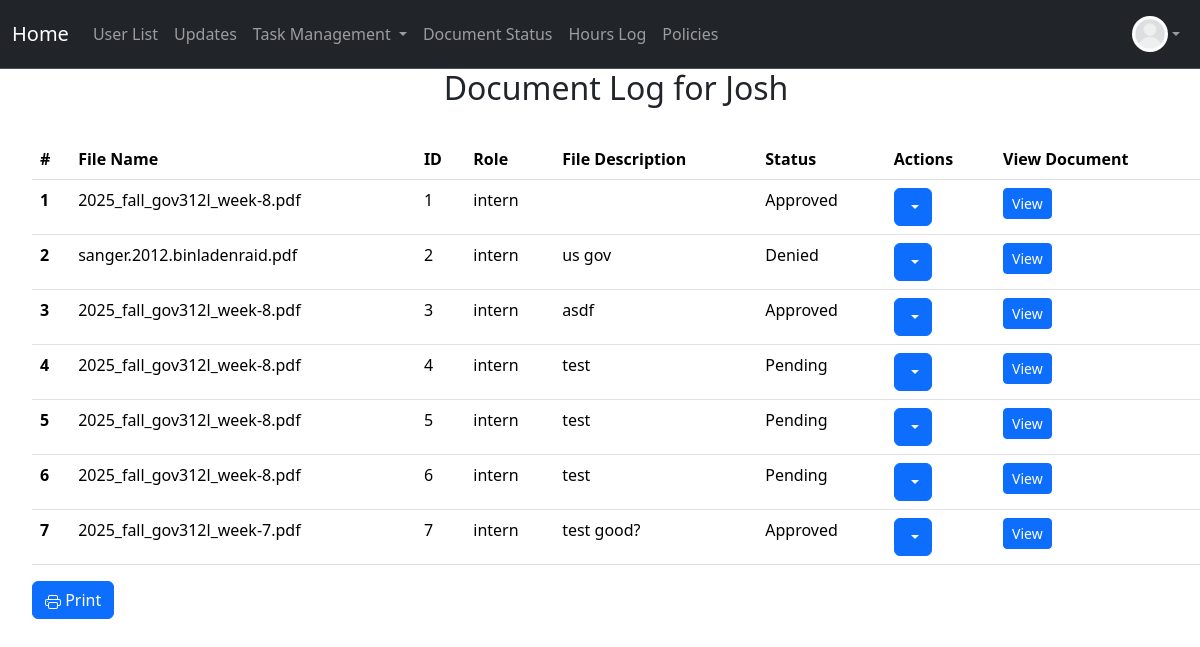
Page /specific/log/document?user_id=3 (signed in) on the earlier database version.
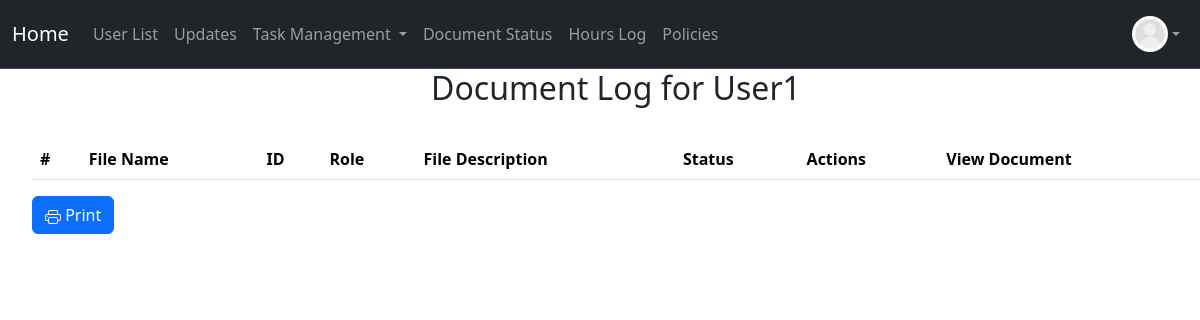
Same page on the later database version.
### project/models.py (models this page shows, shortened)
class User(db.Model, UserMixin):
    __tablename__ = 'users'
    id: Mapped[int] = mapped_column(primary_key=True)
    name: Mapped[str] = mapped_column()
    email: Mapped[str] = mapped_column(unique=True)
    address: Mapped[str] = mapped_column(default="None Provided")
    password_hash: Mapped[str] = mapped_column(db.String(128))
    date_created: Mapped[datetime] = mapped_column(DateTime, server_default=func.now())
    total_hours: Mapped[float] = mapped_column(default=0.0)
    picture: Mapped[str] = mapped_column(default="default.jpeg")
    role: Mapped[str] = mapped_column(default="user")  # "user", "volunteer", " intern", "board"
    hours: Mapped[List["Hours"]] = relationship("Hours", back_populates="user", cascade="all, delete-orphan")
    documents: Mapped[List["Document"]] = relationship("Document", back_populates="user", cascade="all, delete-orphan")

class Document(db.Model):
    __tablename__ = 'documents'
    id: Mapped[int] = mapped_column(primary_key=True)
    filename: Mapped[str] = mapped_column()
    doctype: Mapped[str] = mapped_column()
    status: Mapped[str] = mapped_column(default=("Pending"))  # "pending", "approved", "denied"
    description: Mapped[str] = mapped_column(default="No description provided")
    user: Mapped["User"] = relationship("User", back_populates="documents")
    user_id: Mapped[int] = mapped_column(db.ForeignKey('users.id'), name="fk_documents_user_id")

### app.py (the view)
@app.route("/specific/log/document", methods=["GET", "POST"])
@login_required
@permission_required('volunteer')
def specific_log_document():
    user_id = request.args.get('user_id') or request.form.get('user_id')
    from_pending = request.args.get('from_pending', type=bool, default=False)
    if from_pending:
        return redirect(url_for('pending_documents'))
    if user_id:
        user = User.query.get(user_id)
        if user:
            return render_template('specific_user_document.html', user=user)
        else:
            flash("User not found.")
            return redirect(url_for(redirect_target.get(current_user.role, "user_dashboard")))
    return render_template('specific_user_document.html', user=current_user)

### app.py (called while the page is built)
@app.context_processor
def inject_now():
    return {
        'now': datetime.now,
        'today': date.today
    }

### project/models.py (called while the page is built)
@login_manager.user_loader
def load_user(user_id):
    return User.query.get(user_id)

### project/templates/specific_user_document.html (shortened to what this page needs)
{% extends "base.html" %}
{% block content %}
    <ol>
        {% if current_user.role != "admin" and current_user.role != "board" %}
            <div class="username-header">
                <h2>Your Document Log</h2>
            </div>
            <br>
            <table class="table table-hover">
                <thead class = "thead-light">
                <tr>
                    <th scope="col">#</th>
                    <th scope="col">File Name</th>
                    <th scope="col">Role</th>
                    <th scope="col">File Description</th>
                    <th scope="col">Status</th>
                </tr>
                </thead>
            <tbody>
                {% for doc in current_user.documents %}
                    {% set log_num = loop.index %}
                    <tr>
                        <th scope="row">{{log_num}}</th>
                        <td>{{doc.filename}}</td>
                        <td>{{current_user.role}}</td>
                        <td>{{doc.description}}</td>
                        <td>{{doc.status}}</td>
                    </tr>
                {% endfor %}
            </tbody>
            </table>
        {% else %}
            <div class="username-header">
                <h2>Document Log for {{user.name}}</h2>
            </div>
            <br>
            <table class="table table-hover">
                <thead class = "thead-light">
                <tr>
                    <th scope="col">#</th>
                    <th scope="col">File Name</th>
                    <th scope="col">ID</th>
                    <th scope="col">Role</th>
                    <th scope="col">File Description</th>
                    <th scope="col">Status</th>
                    <th scope="col">Actions</th>
                    <th scope="col">View Document</th>
                </tr>
                </thead>
            {% for doc in user.documents %}
                {% set log_num = loop.index %}
                <tbody>
                <tr>
                    <th scope="row">{{log_num}}</th>
                    <td>{{doc.filename}}</td>
                    <td>{{doc.id}}</td>
                    <td>{{user.role}}</td>
                    <td>{{doc.description}}</td>
                    <td>{{doc.status}} </td>
                    <td>
                        <div class="btn-group" role="group">
                            <button id="btnGroupDrop1" type="button" class="btn btn-primary dropdown-toggle" data-bs-toggle="dropdown" aria-expanded="false">
                            </button>
                        </div>
                    </td>
                    <td>
                        <a href="{{ url_for('view_pdf', doc_id=doc.id) }}"
                        class="btn btn-primary btn-sm pdf-popup-link">
                        View
                        </a>
                    </td>
                </tr>
            {% endfor %}
            </tbody>
            </table>
        {% endif %}
        <button onclick="window.print()" class="btn btn-primary">
            Print
        </button>
    </ol>
{% endblock %}

Differences in the rows shown:
removed Document: id "1", filename "2025_fall_gov312l_week-8.pdf", {{ user.role }} "intern", status "Approved"
removed Document: id "2", filename "sanger.2012.binladenraid.pdf", {{ user.role }} "intern", description "us gov", status "Denied"
removed Document: log_num "3", filename "2025_fall_gov312l_week-8.pdf", id "3", {{ user.role }} "intern", description "asdf", status "Approved"
removed Document: id "4", filename "2025_fall_gov312l_week-8.pdf", {{ user.role }} "intern", description "test", status "Pending"
removed Document: id "5", filename "2025_fall_gov312l_week-8.pdf", {{ user.role }} "intern", description "test", status "Pending"
removed Document: id "6", filename "2025_fall_gov312l_week-8.pdf", {{ user.role }} "intern", description "test", status "Pending"
removed Document: id "7", filename "2025_fall_gov312l_week-7.pdf", {{ user.role }} "intern", description "test good?", status "Approved"
changed User: name "Josh" → "User1"
